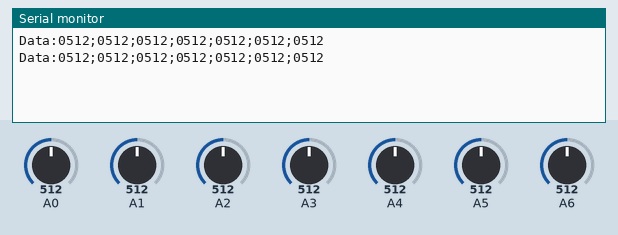
Recording of a sketch running on a simulated Arduino Nano, built with avr-gcc and run on an emulated ATmega328P. On the bench: the last lines printed to the serial monitor. The inputs (shaded band) are chosen by the test bench; at power-on: A0 = 512, A1 = 512, A2 = 512, A3 = 512, A4 = 512, A5 = 512, A6 = 512.

Above: at 1.2 s.
1.3 s: A0 set to 716
At 2.7 s:
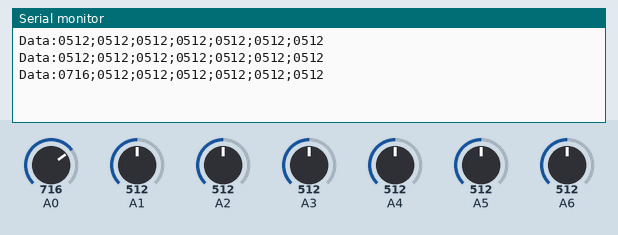
2.8 s: A1 set to 716
At 4.0 s:
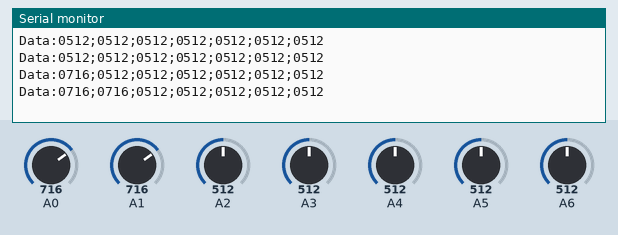
4.3 s: A2 set to 716
At 5.4 s:
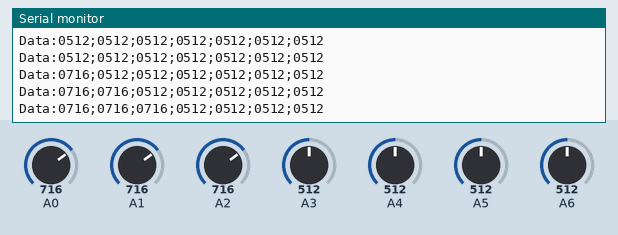
5.8 s: A3 set to 716
At 7.1 s:
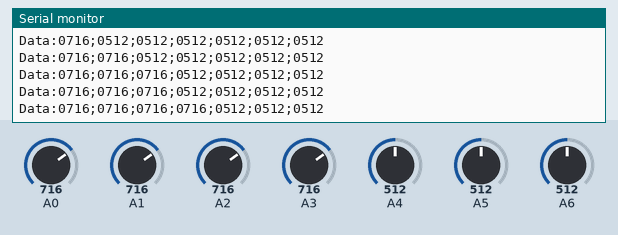
7.3 s: A4 set to 716
At 8.6 s:
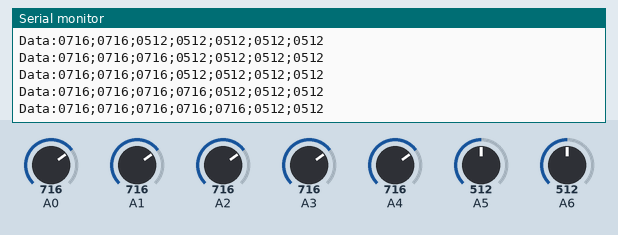
8.8 s: A5 set to 716
At 9.8 s:
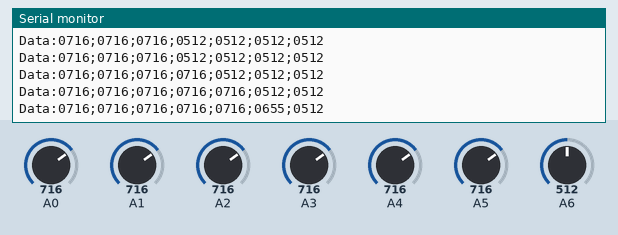
Timing chart, 0 to 11.3 s (numbered marks = the images above; inputs shaded):
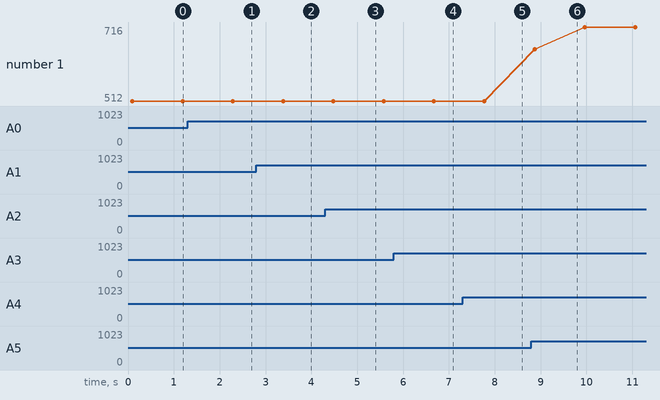

Measured:
- after the input at 1.3 s, the serial monitor: prints a new line after 0.99 s (image 1)
- after the input at 2.8 s, the serial monitor: prints a new line after 0.59 s (image 2)
- after the input at 4.3 s, the serial monitor: prints a new line after 0.18 s (image 3)
- after the input at 5.8 s, the serial monitor: prints a new line after 0.87 s (image 4)
- after the input at 7.3 s, the serial monitor: prints a new line after 0.47 s (image 5)
- after the input at 8.8 s, the serial monitor: prints a new line after 0.07 s (image 6)

The sketch:

OSIVEIMS.ino
```cpp
unsigned int SCALE0 = 0;
unsigned int SCALE1 = 0;
unsigned int SCALE2 = 0;
unsigned int SCALE3 = 0;
unsigned int SCALE4 = 0;
unsigned int SCALE5 = 0;
unsigned int SCALE6 = 0;
char sendStr[40];

void setup() {
  Serial.begin(9600);
}

void loop() {
  SCALE0 = 0;
  SCALE1 = 0;
  SCALE2 = 0;
  SCALE3 = 0;
  SCALE4 = 0;
  SCALE5 = 0;
  SCALE6 = 0;
  int nAvg = 64;
  for(int i = 0; i<nAvg; i++)
  {
    analogRead(A0);
    SCALE0 += analogRead(A0);
    analogRead(A6);
    SCALE6 += analogRead(A6);
    analogRead(A1);
    SCALE1 += analogRead(A1);
    analogRead(A5);
    SCALE5 += analogRead(A5);
    analogRead(A2);
    SCALE2 += analogRead(A2);
    analogRead(A4);
    SCALE4 += analogRead(A4);
    analogRead(A3);
    SCALE3 += analogRead(A3);
  }
  SCALE0 /= nAvg;
  SCALE1 /= nAvg;
  SCALE2 /= nAvg;
  SCALE3 /= nAvg;
  SCALE4 /= nAvg;
  SCALE5 /= nAvg;
  SCALE6 /= nAvg;
  sprintf(sendStr,"Data:%04d;%04d;%04d;%04d;%04d;%04d;%04d\n",SCALE0,SCALE1,SCALE2,SCALE3,SCALE4,SCALE5,SCALE6);
  Serial.print(sendStr);
  /*
  Serial.print(SCALE0); // 27.4 mW/mm2
  Serial.print(";");
  Serial.print(SCALE1); // 9.13 mW/mm2
  Serial.print(";");
  Serial.print(SCALE2); // 3.04 mW/mm2
  Serial.print(";");
  Serial.print(SCALE3); // 1.01 mW/mm2 = 101 mW/cm2
  Serial.print(";");
  Serial.print(SCALE4); // 33.8 mW/cm2
  Serial.print(";");
  Serial.print(SCALE5); // 11.3 mW/cm2
  Serial.print(";");
  Serial.println(SCALE6); // 3.8 mW/cm2
  */
  delay(1000);
}
```
